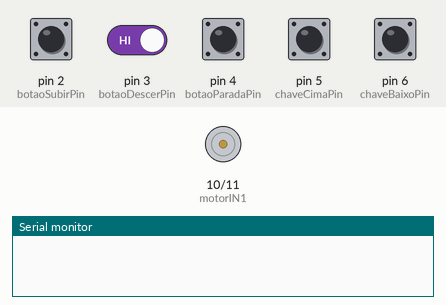
The sketch below on a simulated Arduino Nano, built with avr-gcc and run on an emulated ATmega328P. Shown: motor-driver pin pairs drawn as motors (green arrow = first pin HIGH = forward, orange = second pin HIGH = backward, longer = more drive, scaled by the enable pin), the last lines printed to the serial monitor. The test bench sets the inputs (shaded band); at power-on: pin 2 (botaoSubirPin), pin 3 (botaoDescerPin), pin 4 (botaoParadaPin), pin 5 (chaveCimaPin), pin 6 (chaveBaixoPin) HIGH.

Above: at 1.2 s.
1.3 s: pin 2 (botaoSubirPin) pulled LOW for 0.15 s
At 2.3 s:
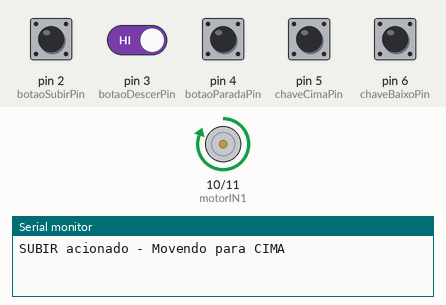
2.9 s: pin 2 (botaoSubirPin) driven LOW and pin 3 (botaoDescerPin) driven LOW
5.9 s: pin 6 (chaveBaixoPin) pulled LOW for 1 s
At 6.5 s:
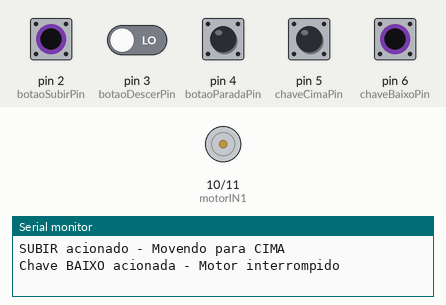
8.4 s: pin 3 (botaoDescerPin) driven HIGH
11.4 s: pin 3 (botaoDescerPin) driven LOW
At 12.5 s:
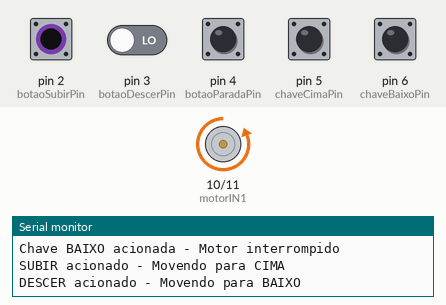
13.1 s: pin 2 (botaoSubirPin) driven HIGH
Timing chart, 0 to 17.1 s (numbered marks = the images above; inputs shaded):
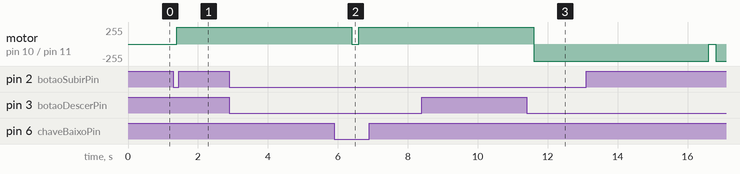

Measured:
- after the input at 1.3 s, motor on pin 10 (motorIN1) / pin 11 (motorIN2): stopped → forward 255/255 after 0.10 s
- after the input at 2.9 s, every drawn part: stays the same
- after the input at 5.9 s, motor on pin 10 (motorIN1) / pin 11 (motorIN2): forward 255/255 → stopped after 0.50 s, → forward 255/255 0.20 s later
- after the input at 8.4 s, every drawn part: stays the same

The sketch:

ElevaCesto.ino
```cpp
/*
 * Código: Controle de Motor com Fim de Curso e Parada de Emergência
 * Autor: Aislan Silva Costa
 * Data: 22/07/2023
 *
 * Whatsapp: (38) 9 9941-6698
 * E-mail: comprasaislan@gmail.com
 * Site: https://titaniwm.netlify.app/
 *
 * Resumo:
 * O código implementa o controle de um motor usando um Arduino Nano e um driver L293D,
 * juntamente com três botões (SUBIR, DESCER e PARADA)
 * e duas chaves fim de curso (CIMA e BAIXO).
 *
 * O objetivo do código é permitir que o motor se mova nos sentidos de subida e descida apenas se as condições corretas forem atendidas,
 * ou seja, o botão correspondente estiver pressionado e a chave fim de curso oposta estiver em estado HIGH.
 * Além disso, o motor é interrompido imediatamente se o botão de parada for acionado ou quando atingir uma das chaves fim de curso.
 * O status do sistema é exibido no monitor serial para fins de depuração e simulação.
 * O código também incorpora uma função de segurança que desliga o motor caso ocorra uma mudança inesperada no estado das chaves fim de curso durante o movimento.
 *
 *
 *
 */


// Definição dos pinos dos botões e chaves fim de curso
const int botaoSubirPin = 2;
const int botaoDescerPin = 3;
const int botaoParadaPin = 4;
const int chaveCimaPin = 5;
const int chaveBaixoPin = 6;

// Definição dos pinos do driver L293D
const int motorENA = 9;
const int motorIN1 = 10;
const int motorIN2 = 11;

// Variável para guardar o estado anterior das chaves fim de curso
bool chaveCimaAnterior = HIGH;
bool chaveBaixoAnterior = HIGH;

// Variável para guardar o estado atual do motor
bool motorLigado = false;

int intervaloObstrucaoFimCurso = 5000;

void setup() {
  Serial.begin(9600); // Inicializa a comunicação serial
  pinMode(botaoSubirPin, INPUT_PULLUP);
  pinMode(botaoDescerPin, INPUT_PULLUP);
  pinMode(botaoParadaPin, INPUT_PULLUP);
  pinMode(chaveCimaPin, INPUT_PULLUP);
  pinMode(chaveBaixoPin, INPUT_PULLUP);

  pinMode(motorENA, OUTPUT);
  pinMode(motorIN1, OUTPUT);
  pinMode(motorIN2, OUTPUT);

  // Desliga o motor no início
  desligarMotor();
}

void loop() {
  // Verifica se o botão SUBIR foi pressionado e se a chave fim de curso CIMA está aberta (estado HIGH)
  if (digitalRead(botaoSubirPin) == LOW) {
    if ( digitalRead(chaveCimaPin) == HIGH) {
      Serial.println("SUBIR acionado - Movendo para CIMA");
      ligarMotorSentidoCima();
      delay(intervaloObstrucaoFimCurso);
    }
  }

  // Verifica se o botão DESCER foi pressionado e se a chave fim de curso BAIXO está aberta (estado HIGH)
  if (digitalRead(botaoDescerPin) == LOW) {
    if ( digitalRead(chaveBaixoPin) == HIGH) {
      Serial.println("DESCER acionado - Movendo para BAIXO");
      ligarMotorSentidoBaixo();
      delay(intervaloObstrucaoFimCurso);
    }
  }

  // Verifica se o botão PARADA foi pressionado para desligar o motor
  if (digitalRead(botaoParadaPin) == LOW && motorLigado) {
    desligarMotor();
    Serial.println("PARADA acionado - Motor interrompido");
  }

  // Verifica se a chave fim de curso CIMA mudou de estado para desligar o motor (caso ele esteja se movendo para cima)
  if (digitalRead(chaveCimaPin) != chaveCimaAnterior && motorLigado) {
    desligarMotor();
    Serial.println("Chave CIMA acionada - Motor interrompido");
  }

  // Verifica se a chave fim de curso BAIXO mudou de estado para desligar o motor (caso ele esteja se movendo para baixo)
  if (digitalRead(chaveBaixoPin) != chaveBaixoAnterior && motorLigado) {
    desligarMotor();
    Serial.println("Chave BAIXO acionada - Motor interrompido");
  }

  // Atualiza o estado anterior das chaves fim de curso
  chaveCimaAnterior = digitalRead(chaveCimaPin);
  chaveBaixoAnterior = digitalRead(chaveBaixoPin);

  delay(200); // Pequeno delay para evitar a leitura errática dos botões
}

// Função para ligar o motor no sentido de subida
void ligarMotorSentidoCima() {
  digitalWrite(motorIN1, HIGH);
  digitalWrite(motorIN2, LOW);
  analogWrite(motorENA, 255); // Velocidade máxima, caso seu motor seja controlado por PWM
  motorLigado = true;
}

// Função para ligar o motor no sentido de descida
void ligarMotorSentidoBaixo() {
  digitalWrite(motorIN1, LOW);
  digitalWrite(motorIN2, HIGH);
  analogWrite(motorENA, 255); // Velocidade máxima, caso seu motor seja controlado por PWM
  motorLigado = true;
}

// Função para desligar o motor
void desligarMotor() {
  digitalWrite(motorIN1, LOW);
  digitalWrite(motorIN2, LOW);
  analogWrite(motorENA, 0);
  motorLigado = false;
}
```
